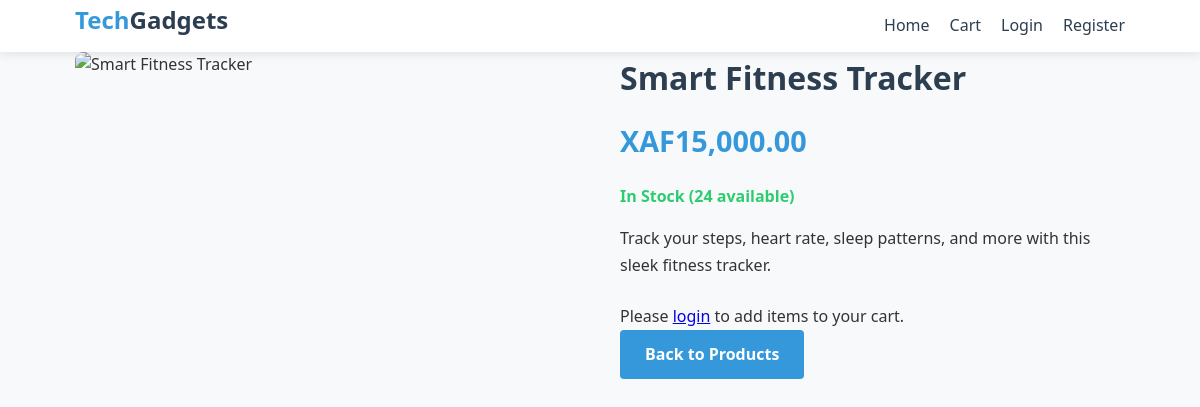
/product.php?id=2, run on the app's committed database.
### tables this page shows
CREATE TABLE `products` (
  `id` int(11) NOT NULL,
  `name` varchar(255) NOT NULL,
  `description` text DEFAULT NULL,
  `price` decimal(10,2) NOT NULL,
  `image_url` varchar(500) DEFAULT NULL,
  `stock_quantity` int(11) DEFAULT 0,
  `category` varchar(100) DEFAULT NULL,
  `created_at` timestamp NOT NULL DEFAULT current_timestamp(),
  `updated_at` timestamp NOT NULL DEFAULT current_timestamp() ON UPDATE current_timestamp()
);

### includes/functions.php (called while the page is built, shortened)
<?php
require_once 'config.php';
function getProductById($id) {
    global $pdo;
    $stmt = $pdo->prepare("SELECT * FROM products WHERE id = ?");
    $stmt->execute([$id]);
    return $stmt->fetch();
}
?>

### product.php (the view, shortened to what this page needs)
<?php
require_once 'includes/config.php';
require_once 'includes/functions.php';
$productId = intval($_GET['id']);
$product = getProductById($productId);
?>
<!DOCTYPE html>
<html lang="en">
<head>
    <link rel="stylesheet" href="assets/css/style.css">
</head>
<body>
    <header>
        <div class="container">
            <div class="header-content">
                <div class="logo">Tech<span>Gadgets</span></div>
                <nav>
                    <ul>
                        <li><a href="index.php">Home</a></li>
                        <li><a href="cart.php">Cart</a></li>
                        <?php if (isset($_SESSION['user_id'])): ?>
                            <li><a href="checkout.php">Checkout</a></li>
                            <li><a href="logout.php">Logout (<?php echo $_SESSION['username']; ?>)</a></li>
                        <?php else: ?>
                            <li><a href="login.php">Login</a></li>
                            <li><a href="register.php">Register</a></li>
                        <?php endif; ?>
                    </ul>
                </nav>
            </div>
        </div>
    </header>
    <main>
        <div class="container">
            <div class="product-details">
                <div class="product-image-large">
                    <img src="<?php echo $product['image_url']; ?>" alt="<?php echo $product['name']; ?>">
                </div>
                <div class="product-info-detail">
                    <h1><?php echo $product['name']; ?></h1>
                    <div class="product-price-detail">XAF<?php echo number_format($product['price'], 2); ?></div>
                    <div class="stock-info">
                        <?php if ($product['stock_quantity'] > 0): ?>
                            <span class="in-stock">In Stock (<?php echo $product['stock_quantity']; ?> available)</span>
                        <?php else: ?>
                            <span class="out-of-stock">Out of Stock</span>
                        <?php endif; ?>
                    </div>
                    <p class="product-description"><?php echo $product['description']; ?></p>
                    <?php if (isset($_SESSION['user_id'])): ?>
                        <form method="POST">
                            <div class="quantity-selector">
                                <label for="quantity">Quantity:</label>
                                <button type="button" id="decrease-qty">-</button>
                                <input type="number" id="quantity" name="quantity" value="1" min="1" max="<?php echo $product['stock_quantity']; ?>">
                                <button type="button" id="increase-qty">+</button>
                            </div>
                            <?php if ($product['stock_quantity'] > 0): ?>
                                <button type="submit" class="btn">Add to Cart</button>
                            <?php else: ?>
                                <button type="button" class="btn" disabled>Out of Stock</button>
                            <?php endif; ?>
                        </form>
                    <?php else: ?>
                        <p>Please <a href="login.php">login</a> to add items to your cart.</p>
                    <?php endif; ?>
                    <a href="index.php" class="btn btn-primary">Back to Products</a>
                </div>
            </div>
        </div>
    </main>
</body>
</html>

### assets/css/style.css (style rules this page uses)
:root { --primary: #3498db; --secondary: #2c3e50; --accent: #e74c3c; --light: #ecf0f1; --dark: #2c3e50; --success: #2ecc71; --warning: #f39c12; --danger: #e74c3c; }
* { margin: 0; padding: 0; box-sizing: border-box; font-family: 'Segoe UI', Tahoma, Geneva, Verdana, sans-serif; }
body { background-color: #f8f9fa; color: #333; line-height: 1.6; }
.container { width: 90%; max-width: 1200px; margin: 0 auto; padding: 0 15px; }
header { background-color: white; box-shadow: 0 2px 10px rgba(0, 0, 0, 0.1); position: sticky; top: 0; z-index: 100; }
.header-content { display: flex; justify-content: space-between; align-items: center; padding: 1px 0; }
.logo { font-size: 24px; font-weight: 700; color: var(--primary); }
.logo span { color: var(--secondary); }
nav ul { display: flex; list-style: none; }
nav ul li { margin-left: 20px; }
nav ul li a { text-decoration: none; color: var(--dark); font-weight: 500; transition: color 0.3s; }
.btn { display: inline-block; background-color: var(--accent); color: white; padding: 12px 25px; border-radius: 4px; text-decoration: none; font-weight: 600; transition: all 0.3s; border: none; cursor: pointer; }
.btn-primary { background-color: var(--primary); }
.product-details { display: flex; flex-wrap: wrap; gap: 40px; margin-bottom: 60px; }
.product-image-large { flex: 1; min-width: 300px; }
.product-image-large img { width: 100%; border-radius: 8px; }
.product-info-detail { flex: 1; min-width: 300px; }
.product-info-detail h1 { font-size: 2rem; margin-bottom: 15px; color: var(--secondary); }
.product-price-detail { font-size: 1.8rem; font-weight: 700; color: var(--primary); margin-bottom: 20px; }
.product-description { margin-bottom: 25px; line-height: 1.7; }
.stock-info { margin-bottom: 15px; }
.in-stock { color: var(--success); font-weight: 600; }
.logo { height: 50px; width: auto; border-radius: 30%; object-fit: cover; }

### data on the page
products: name "Smart Fitness Tracker", price "15,000.00", stock_quantity "24", description "Track your steps, heart rate, sleep patterns, and more with this sleek fitness tracker."
